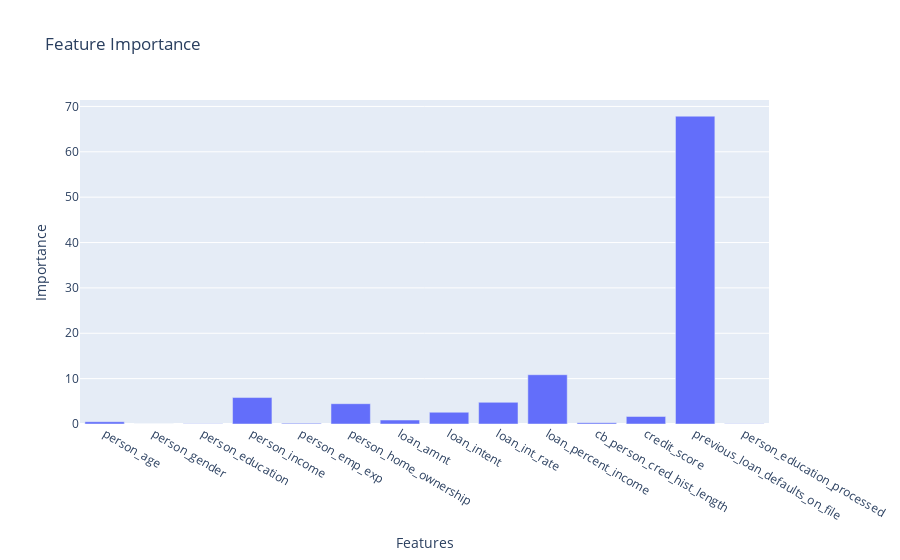

This figure's notebook cell:
### Code cell
px.bar(x=catboost_model.feature_names_,y=feature_importance,title="Feature Importance",labels={"x":"Features","y":"Importance"})

### Figure 1 — Plotly figure (JSON) as saved in the notebook; plotly's stock layout.template omitted (floating-point values rounded to 4 significant figures)
{"data": [{"hovertemplate": "Features=%{x}<br>Importance=%{y}<extra></extra>", "legendgroup": "", "marker": {"color": "#636efa", "pattern": {"shape": ""}}, "name": "", "orientation": "v", "showlegend": false, "textposition": "auto", "type": "bar", "x": ["person_age", "person_gender", "person_education", "person_income", "person_emp_exp", "person_home_ownership", "loan_amnt", "loan_intent", "loan_int_rate", "loan_percent_income", "cb_person_cred_hist_length", "credit_score", "previous_loan_defaults_on_file", "person_education_processed"], "xaxis": "x", "y": [0.5031, 0.0096, 0.0478, 5.831, 0.158, 4.474, 0.8721, 2.592, 4.777, 10.86, 0.2871, 1.657, 67.85, 0.0812], "yaxis": "y"}], "layout": {"barmode": "relative", "legend": {"tracegroupgap": 0}, "title": {"text": "Feature Importance"}, "xaxis": {"anchor": "y", "domain": [0, 1], "title": {"text": "Features"}}, "yaxis": {"anchor": "x", "domain": [0, 1], "title": {"text": "Importance"}}}}
